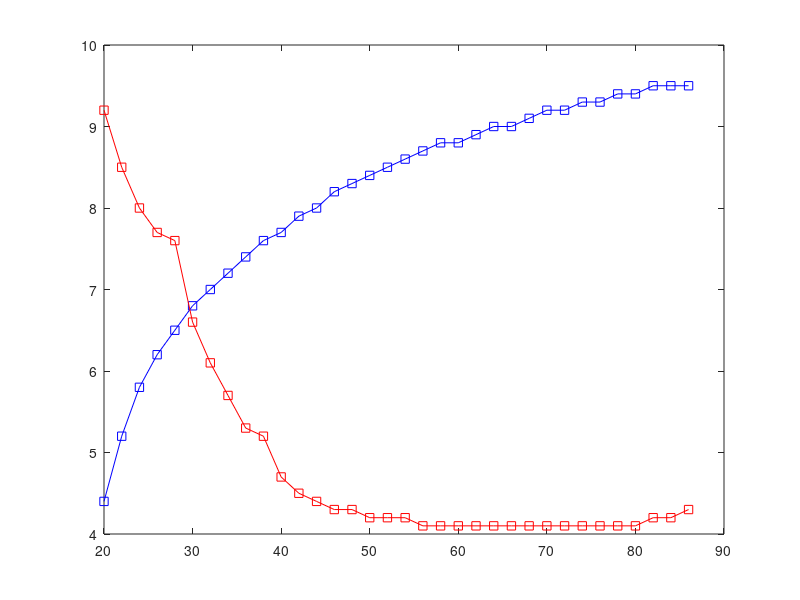

Reproduce this figure in MATLAB.
clear all;close all;clc;
t=20:2:86;
Ur=[4.4 5.2 5.8 6.2 6.5 6.8 7.0 7.2 7.4 7.6 7.7 7.9 8 8.2 8.3 8.4 8.5 8.6 8.7 8.8 8.8 8.9 9 9 9.1 9.2 9.2 9.3 9.3 9.4 9.4 9.5 9.5 9.5]
Urd=[9.2 8.5 8 7.7 7.6 6.6 6.1 5.7 5.3 5.2 4.7 4.5 4.4 4.3 4.3 4.2 4.2 4.2 4.1 4.1 4.1 4.1 4.1 4.1 4.1 4.1 4.1 4.1 4.1 4.1 4.1 4.2 4.2 4.3]
plot(t,Ur,'-bs',t,Urd,'-rs')
